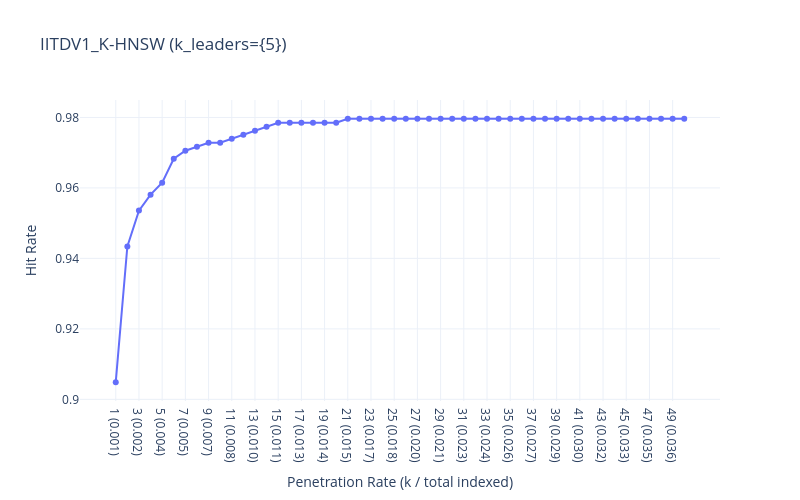

Notebook source saved alongside this figure:
### Code cell
x_labels, hit_rates = evaluate_hit_rate_topk(hnsw, y_index, X_query, y_query, 50,23)

    # Plot
plot_hit_rate_plotly_topk(x_labels, hit_rates,23,"IITDV1_K-HNSW (k_leaders={5})")

### Figure 1 — Plotly figure (JSON) as saved in the notebook; plotly's stock layout.template omitted (floating-point values rounded to 4 significant figures)
{"data": [{"line": {"width": 2}, "marker": {"size": 6}, "mode": "lines+markers", "name": "efSearch=23", "type": "scatter", "x": ["1 (0.001)", "2 (0.001)", "3 (0.002)", "4 (0.003)", "5 (0.004)", "6 (0.004)", "7 (0.005)", "8 (0.006)", "9 (0.007)", "10 (0.007)", "11 (0.008)", "12 (0.009)", "13 (0.010)", "14 (0.010)", "15 (0.011)", "16 (0.012)", "17 (0.013)", "18 (0.013)", "19 (0.014)", "20 (0.015)", "21 (0.015)", "22 (0.016)", "23 (0.017)", "24 (0.018)", "25 (0.018)", "26 (0.019)", "27 (0.020)", "28 (0.021)", "29 (0.021)", "30 (0.022)", "31 (0.023)", "32 (0.024)", "33 (0.024)", "34 (0.025)", "35 (0.026)", "36 (0.027)", "37 (0.027)", "38 (0.028)", "39 (0.029)", "40 (0.029)", "41 (0.030)", "42 (0.031)", "43 (0.032)", "44 (0.032)", "45 (0.033)", "46 (0.034)", "47 (0.035)", "48 (0.035)", "49 (0.036)", "50 (0.037)"], "y": [0.9049, 0.9434, 0.9536, 0.9581, 0.9615, 0.9683, 0.9706, 0.9717, 0.9728, 0.9728, 0.974, 0.9751, 0.9762, 0.9773, 0.9785, 0.9785, 0.9785, 0.9785, 0.9785, 0.9785, 0.9796, 0.9796, 0.9796, 0.9796, 0.9796, 0.9796, 0.9796, 0.9796, 0.9796, 0.9796, 0.9796, 0.9796, 0.9796, 0.9796, 0.9796, 0.9796, 0.9796, 0.9796, 0.9796, 0.9796, 0.9796, 0.9796, 0.9796, 0.9796, 0.9796, 0.9796, 0.9796, 0.9796, 0.9796, 0.9796]}], "layout": {"height": 500, "hovermode": "x unified", "title": {"text": "IITDV1_K-HNSW (k_leaders={5})"}, "width": 800, "xaxis": {"title": {"text": "Penetration Rate (k / total indexed)"}}, "yaxis": {"title": {"text": "Hit Rate"}}}}
